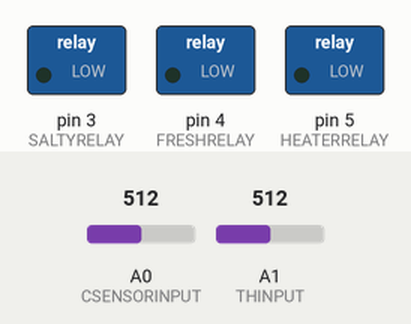
Simulated run of this sketch. Board: Arduino Uno, built with avr-gcc and run on an emulated ATmega328P. Parts: switched loads named in the sketch (green lamp = pin HIGH). The inputs (shaded band) are chosen by the test bench; at power-on: A1 (THINPUT) = 512, A0 (CSENSORINPUT) = 512. Pins used as bus, display or sensor lines are not drawn; what the sketch prints to the serial monitor is not drawn.

Above: at 1.2 s.
1.3 s: A1 (THINPUT) set to 486
At 2.3 s:
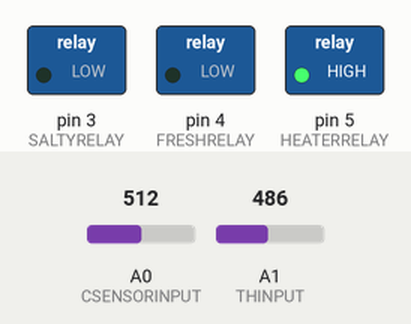
At 14.4 s:
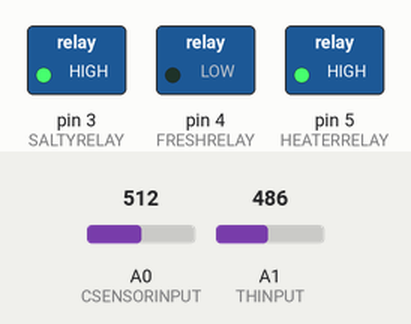
Timing chart, 0 to 27.5 s (numbered marks = the images above; inputs shaded):
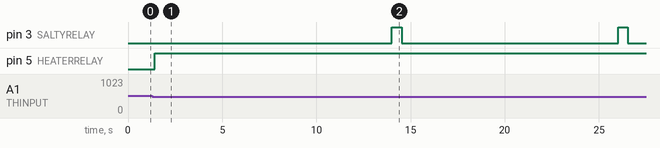

The sketch:

FishTankControl.ino
```cpp
  /*indent size*/
const byte                          //These constants should only be changed if the circuit is changed
          CSENSORPOWER=2,           //Digital Pin that provides power to Conductivity Sensor (CS)
          CSENSORINPUT=0,           //Analog Pin that is used to read in a value from the CS
          THINPUT=1,                //Analog Pin that is used to read in a value from the TH
          TXPIN=1,                  //Digital Pin that is used to transmit data via "Serial"
          FRESHRELAY=4,             //Digital Pin that is used to energize fresh water relay (FWR)
          SALTYRELAY=3,             //Digital Pin that is used to energize salty water relay (SWR)
          HEATERRELAY=5;            //Digital Pin that provides power to the heater

const byte                          //These constants are used to make code more readable and should NEVER be changed
          CLOSE=LOW,CLOSED=LOW,     //Used in solenoid() ex: solenoid(CLOSE,FRESHRELAY);
          OPEN=HIGH,                //Used in solenoid() ex: solenoid(OPEN,SALTYRELAY);
          ON=HIGH, OFF=LOW,         //Used by htrStatus  ex: if (htrStatus == ON){}
          SALTY=SALTYRELAY,         //Used by addWater() ex: addWater(SALTY,2000);
          FRESH=FRESHRELAY;         //Used by addWater() ex: addWater(FRESH,2000);

const int
          SPECIFIC_HEAT=4180;       //Represents the specific heat of water

const double
          HEATER_RESISTANCE=20.5;   //Represents the resistance of the heater

double                              //These constants represent desired salt levels
          MASS=87.8,                //Mass of water in tank (g)
          FLOWRATE=6.67,            //Flow Rate of valves (g/s)
          SSETPOINT=0.001,          //Desired salinity level (Decimal)
          TSETPOINT=25.0,           //Desired temperature (Degrees Celsius)
          FRESHGAIN=2.50,           //Gain used when adding fresh water
          SALTYGAIN=0.05,           //Gain used when adding salty water
          OVF=0.15,                 //Overflow fraction that is striaght from input
          CSSTDEV = 4.159590487,    //Standard deviation of salinity data (Should be analogRead() value)
          THSTDEV = 0.48,           //Standard deviation of thermistor data (Should be analogRead() value)
          SUCL,                     //Upper acceptable limit of desired salinity level (%)
          SLCL,                     //Lower acceptable limit of desired salinity level (%)
          TLCL,                     //Lower acceptable limit of desired temperature (Celsius)
          TUCL;                     //Upper acceptable limit of desired temperature (Celsius)

                                    /***********************************************************************/
byte                                /*These variables are used throughout the program to store data       **/
          swsStatus=CLOSED,         /*Status of Salt-Water-Solenoid                                       **/
          fwsStatus=CLOSED,         /*Status of Fresh-Water-Solenoid                                      **/
          htrStatus=OFF;            /*Status of Heater                                                    **/
int                                 /*                                                                    **/
          csOutput=0,               /*Output of Conductivity Sensor                                       **/
          thOutput=0,               /*Output of Thermister                                                **/
          displaySet=1;             /*Symbolizes which set of data to print to LCD screen                 **/
double                              /*                                                                    **/
          sStatus=SSETPOINT,        /*Status of Salinity of water (wt%)                                   **/
          tStatus=TSETPOINT;        /*Status of Temperature of water (Degrees)                            **/
                                    /***********************************************************************/

const unsigned long                 //These constants used to define times and intervals
          DST=5000,                 //Represents the time between each display set switch (ms)
          LCD=500,                  //Represents the time between each update of LCD Screen (ms)
          TEMPCHECK=200,            //Represents the time between each read of the thermistor (ms)
          FRESHDEADTIME=12000,      //Represents the deadtime compensation for fresh water (ms)
          SALTYDEADTIME=8000;       //Represents the deadtime compensation for salty water (ms)

bool                                //These variables are used to schedule tasks to be run side-by-side
          readCS=false,             //Used when reading conductivity sensor  -> conductivitySchedule
          closeSWS=false,           //Used after opening saltwater solenoid  -> swsSchedule
          closeFWS=false,           //Used after opening freshwater solenoid -> fwsSchedule
          turnOffHeater=false,      //Used after turning on heater           -> heatSchedule
          tooSalty=false,           //Used when checking salinity            -> adjustSchedule
          tooFresh=false;           //Used when checking salinity            -> adjustSchedule

unsigned long                       //These variables are used to schedule tasks to be run side-by-side
          PRESENT=0,                //This variable represents the current time on the system clock
          conductivitySchedule=100, //Represents the time scheduled to read the CS
          readCSSchedule=0,         //Represents the time scheduled to initialize readConductivity()
          thermistorSchedule=200,   //Represents the time scheduled to read the TH
          swsSchedule=0,            //Represents the time scheduled to close saltwater solenoid
          fwsSchedule=0,            //Represents the time scheduled to close freshwater solenoid
          heatSchedule=0,           //Represents the time scheduled to turn off heater
          displaySwitchSchedule=DST,//Represents the time scheduled to switch display set
          lcdUpdateSchedule=0,      //Represents the time scheduled to update LCD Screen
          checkSalinity=2000,       //Represents the time scheduled to check salinity (>DEADTIME<)
          adjustTemp=0,             //Represents the time scheduled to adjust temperature
          adjustSchedule=0;         //Represents the time scheduled to adjust salinity

void setup(){
  Serial.begin(9600);                          // Set baud rate of LCD to 9600 bps
  pinMode(TXPIN,OUTPUT);                       // Set Transmit pin to output mode
  pinMode(CSENSORPOWER,OUTPUT);                // Set pin that powers conductivity sensor to output mode
  pinMode(FRESHRELAY,OUTPUT);                  // Set pin used to energize FWR to output mode
  pinMode(SALTYRELAY,OUTPUT);                  // Set pin used to energize SWR to output mode
  pinMode(HEATERRELAY,OUTPUT);                 // Set pin used to power heater to output mode
  formatLCD(true,false,false);                 // Turn display on, cursor off, character blink off
  clearLCD();                                  // Clear the LCD's screen
  backLightLCD(true);                          // Turn the LCD backlight on

  SLCL=toPercent(floor(percentToReading(SSETPOINT)-(3*CSSTDEV)));   // Calculate Lower Control Limit
  SUCL=toPercent(ceil(percentToReading(SSETPOINT)+(3*CSSTDEV)));    // Calculate Upper Control Limit

  TLCL=toTemp(floor(tempToReading(TSETPOINT)-(3*THSTDEV)));         // Calculate Lower Control Limit
  TUCL=toTemp(ceil(tempToReading(TSETPOINT)+(3*THSTDEV)));          // Calculate Upper Control Limit
}

void loop(){

  PRESENT = millis();                                           // Update current time
  events();                                                     // Do scheduled events

}

void events(){                                                  // Usage example: events();

  if (PRESENT>readCSSchedule){                                  // If time to read conductivity:
    readConductivity();                                         //   Activate reading event
    readCSSchedule += 250;                                      //   Re-schedule this event
  }
  if (readCS && PRESENT>conductivitySchedule){                  // If readConductivity() is scheduled for now:
    csOutput = analogRead(CSENSORINPUT);                        //   Read the conductivity sensor
    digitalWrite(CSENSORPOWER,LOW);                             //   Turn off power to conductivity sensor
    sStatus = toPercent(csOutput);                              //   Convert output to wtpercent
    readCS=false;                                               //   Un-Schedule this event
  }
  if (thermistorSchedule < PRESENT){                            // If readThermistor() is scheduled for now:
    thOutput = analogRead(THINPUT);                             //   Read the thermistor
    tStatus = toTemp(thOutput);                                 //   Convert output to degrees Celsius
    thermistorSchedule = PRESENT + TEMPCHECK;                   //   Re-Schedule this event
  }
  if (closeFWS && PRESENT>fwsSchedule){                         // If closeFreshSolenoid() is scheduled for now:
    solenoid(CLOSE,FRESH);                                      //   Close the FWS
    closeFWS=false;                                             //   Un-Schedule this event
  }
  if (closeSWS && PRESENT>swsSchedule){                         // If closeSaltySolenoid() is scheduled for now:
    solenoid(CLOSE,SALTY);                                      //   Close the SWS
    closeSWS=false;                                             //   Un-Schedule this event
  }
  if (PRESENT>lcdUpdateSchedule){                               // If updateLCD() is scheduled for now:
    updateLCD();                                                //   Update the LCD Screen
    lcdUpdateSchedule += LCD;                                   //   Re-Schedule this event
  }
  if (PRESENT>checkSalinity && !tooSalty && !tooFresh){         // If checking salinity is scheduled for now:
    if (sStatus > SUCL){                                        //   If wtpercent NaCl is too high:
      tooSalty = true;                                          //     Update status
      adjustSchedule = PRESENT + SALTYDEADTIME;                 //     Wait for readings to even out before adding water
      checkSalinity += SALTYDEADTIME;                           //     Check again after hysteresis
    } else if (sStatus < SLCL){                                 //   If wtpercent NaCl is too low:
      tooFresh = true;                                          //     Update status
      adjustSchedule = PRESENT + FRESHDEADTIME;                 //     Wait for readings to even out before adding water
      checkSalinity += FRESHDEADTIME;                           //     Check again after hysteresis
    }                                                           //
  }
  if (PRESENT>adjustSchedule && (tooSalty || tooFresh)){        // If adjusting salinity is scheduled for now:
    if (tooSalty){                                              //   If water is too salty:
      addWater(FRESH,getFreshOpenTime());                       //     Fix it
      tooSalty = false;                                         //     Update status
    } else if (tooFresh){                                       //   If water is too fresh:
      addWater(SALTY,getSaltyOpenTime());                       //     Fix it
      tooFresh = false;                                         //     Update status
    }                                                           //
  }
  if (adjustTemp < PRESENT){                                    // If time to check temperature:
    if (tStatus < TLCL){                                        //   If water is too cold:
      heatUp(getHeaterUpTime());                                //     Fix it
    }                                                           //
    adjustTemp = PRESENT + 100;                                 // Re-schedule this event
  }
  if (turnOffHeater && heatSchedule < PRESENT){                 // If time to turn off heater:
    digitalWrite(HEATERRELAY,LOW);                              //   Do it
    htrStatus = OFF;
    turnOffHeater = false;                                      //   Un-schedule this event
  }
}                                                               // End of events()

void readConductivity(){                       // Usage example: int saltLevel = readConductivity();
  if (!readCS){                                // If this event is not already scheduled:
    digitalWrite(CSENSORPOWER,HIGH);           //   Turn on power to conductivity sensor
    readCS = true;                             //   Schedule event to read sensor
    conductivitySchedule = millis()+100;       //   Schedule event for 100 milliseconds from now
  }
}

void formatLCD(bool display, bool cursor, bool blink){
  if (display){                                // Usage example: formatLCD(true,false,true);
    if (cursor){                               //
      if (blink){                              //
        Serial.write(25); //<------------------//-(true,true,true): ALL ON
      } else {                                 //
        Serial.write(24); //<------------------//-(true,true,false): Display & Cursor ON, blink OFF
      }                                        //
    } else {                                   //
      if (blink){                              //
        Serial.write(23); //<------------------//-(true,false,true): Display ON, Cursor OFF, blink ON
      } else {                                 //
        Serial.write(22); //<------------------//-(true,false,false): Display ON, Cursor & blink OFF
      }                                        //
    }                                          //
  } else {                                     //
    Serial.write(21); //<----------------------//-(false,false,false): Display OFF
  }                                            //
}

void clearLCD(){                               // Clear LCD Screen and move cursor to
  Serial.write(12);                            // top-left position (row 1, column 1)
}

void backLightLCD(bool on){                    // Usage example: backLightLCD(false);
  if (on)                                      //
    Serial.write(17);                          // Turn LCD BackLight ON
  else                                         //
    Serial.write(18);                          // Turn LCD BackLight OFF
}

void outputLCD(int row, int col, int arg){     // Usage example: outputLCD(1,9,1337);
  int pos = (107 + (20 * row) + col);          // Calculate what number is needed to pass to Serial.write() in order to
  Serial.write(pos);                           // move to the row and column needed
  Serial.print(arg);                           // Serial.print() must be used for variables
}

void outputLCD(int row, int col, String arg){  // Usage example: outputLCD(2,11,"Hello!!");
  int pos = (107 + (20 * row) + col);          // Calculate what number is needed to pass to Serial.write() in order to
  Serial.write(pos);                           // move to the row and column needed
  Serial.print(arg);                           // Serial.print() must be used for variables
}

void outputLCD(int row, int col, double arg, int prec){
//                                             // Usage example: outputLCD(3,2,3.1415,4);
  int pos = (107 + (20 * row) + col);          // Calculate what number is needed to pass to Serial.write() in order to
  Serial.write(pos);                           // move to the row and column needed
  Serial.print(arg,prec);                      // Serial.print() must be used for variables
}

void updateLCD(){
  outputLCD(1,5,"LCL");                      // Print LCL label
    outputLCD(2,4,SLCL*100,3);                 // Print LCL

    outputLCD(1,12,"SP");                      // Print Setpoint reading label
    outputLCD(2,10,SSETPOINT*100,3);            // Print Setpoint

    outputLCD(1,17,"UCL");                    // Print UCL label
    outputLCD(2,16,SUCL*100,3);               // Print UCL

    outputLCD(2,1,"S:");                      //Print "S:" to indicate that row's values are in reference to the salinity

    outputLCD(3,1,"T:");                      //Print "T:" to indicate that row's values are in reference to the temperature

    outputLCD(3,16,TUCL,2);                //Print the temperature's UCL

    outputLCD(3,10,TSETPOINT,2);          //Print the temperature's SP

    outputLCD(3,4,TLCL,2);                      //Print the temperature's LCL

    outputLCD(4,1,"S=");                      //Print "S=" to indicate current salinity

    outputLCD(4,3,sStatus*100,3);             //Print current salinity

    outputLCD(4,9,"T=");                      //Print "T=" to indicate the current temp

    outputLCD(4,11,tStatus,1);                  //Print current temp

    outputLCD(4,16,"H=");                     //Print "H=" to indicate current heater status

    if (htrStatus==OFF){                      //
      outputLCD(4,18,"off");                  // Print Heater status (Heater is OFF)
    } else {                                  //
      outputLCD(4,18,"on ");                  // Print Heater status (Heater is ON)
    }
}

double toVolts(int reading){                   // Usage example: double volts = toVolts(readConductivity());
  return (((double(reading)) / 1023.0) * 5.0); // Derived from ratio: (reading/1023) = (volts/5V)
}

void solenoid(byte action, byte relay){        // Usage example: solenoid(OPEN,SALTYRELAY)
  digitalWrite(relay,action);                  // Set the appropriate pin to the appropriate status
  if (relay==FRESHRELAY){                      // If operating on the freshwater solenoid:
    fwsStatus=action;                          //   Update the FWS status variable
  } else {                                     // If operating on the saltwater solenoid:
    swsStatus=action;                          //   Update the SWS status variable
  }                                            //
}                                              //

void addWater(byte type, long ms){             // Usage example: addWater(SALTY,2000)
  if (sStatus > SUCL || sStatus < SLCL){       // Only pass if the salinity is not correct
    if (type==FRESH && !closeFWS){             //   Only pass this if closeFWS is not already scheduled:
      solenoid(OPEN,FRESHRELAY);               //     Open freshwater solenoid
      closeFWS=true;                           //     Schedule a task to close freshwater solenoid
      fwsSchedule = (millis()+ms);             //     Schedule ^ for (ms) milliseconds later
    }                                          //
    if (type==SALTY && !closeSWS){             //   Only pass this if closeSWS is not already scheduled:
      solenoid(OPEN,SALTYRELAY);               //     Open saltwater solenoid
      closeSWS=true;                           //     Schedule a task to close saltwater solenoid
      swsSchedule = (millis()+ms);             //      Schedule ^ for (ms) milliseconds later
    }                                          //
  } else {                                     // If false alarm
    tooFresh=false;                            //   Reset status
    tooSalty=false;                            //   Reset status
  }                                            //
}                                              //

void heatUp(unsigned long time){
  digitalWrite(HEATERRELAY, HIGH);
  htrStatus = ON;
  turnOffHeater = true;
  heatSchedule = PRESENT + time;
}

double toPercent(int reading){                 // Usage example: double wtpercent = toPercent(csOutput);
  return pow(2.71828182846,((double(reading)-1598.93492766)/146.5571565956));    // Derived from conductivity
//                                                                               // calibration spreadsheet
}
int percentToReading(double percent){          // Usage example: int reading = percentToReading(wtpercent);
  return int(146.5571565956 * log(percent) + 1598.93492766);                     // Taken from conductivity
//                                                                               // calibration spreadsheet
}
double toTemp(int reading){
  return double((reading - 228.5374532946) / 10.9605005634);                     // Derived from thermistor
//                                                                               // calibration spreadsheet
}
int tempToReading(double temp){
  return int(10.9605005634 * temp + 228.5374532946);                             // Taken from thermistor
//                                                                               // calibration spreadsheet
}
long getFreshOpenTime(){                       // Usage example: addWater(FRESH,getFreshOpenTime());
  double SALINITY = toPercent(csOutput);
  return abs(long(double(1000.0) * (MASS * FRESHGAIN * abs(SALINITY - SSETPOINT)) / (FLOWRATE * SALINITY * (1.0 - OVF))));
}
long getSaltyOpenTime(){                       // Usage example: addWater(SALTY,getSaltyOpenTime());
  double SALINITY = toPercent(csOutput);
  return abs(long(double(1000.0) * (MASS * SALTYGAIN * abs(SALINITY - SSETPOINT)) / (FLOWRATE * SALINITY * (1.0 - OVF))));
}
long getHeaterUpTime(){                        // Usage example: heatUp(getHeaterUpTime());
  if (tStatus > TLCL){
    return 0L;
  }
  return abs((MASS * SPECIFIC_HEAT * (TLCL - tStatus)) / (144 / HEATER_RESISTANCE));
}
```

Measured:
- the behaviour switches between 500 and 499 on A1 (THINPUT) (found by bisection; images 0 and 1)
- after the input at 1.3 s, pin 5 (HEATERRELAY): LOW → HIGH after 0.12 s
- by itself, pin 3 (SALTYRELAY): alternates HIGH for 0.51 s and LOW for 11.5 s
